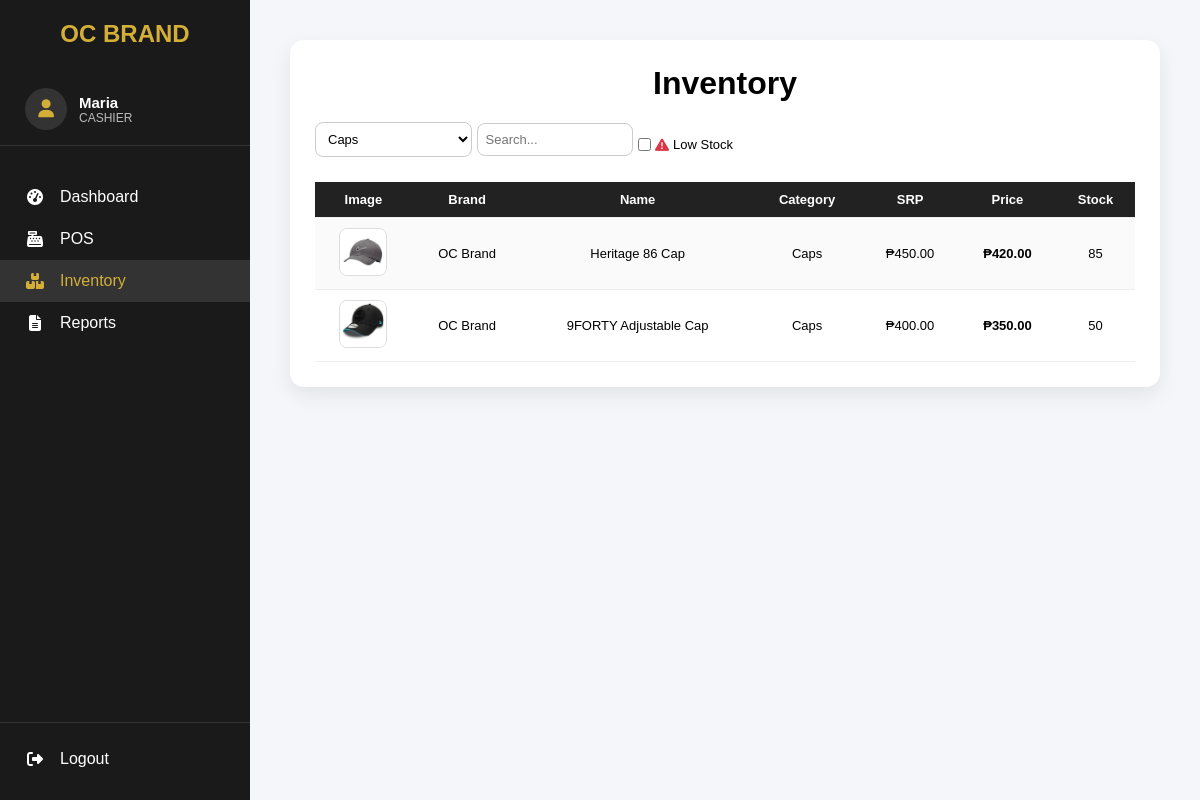
Page /cashier/inventory.php?category=Caps (signed in) on the earlier database version.
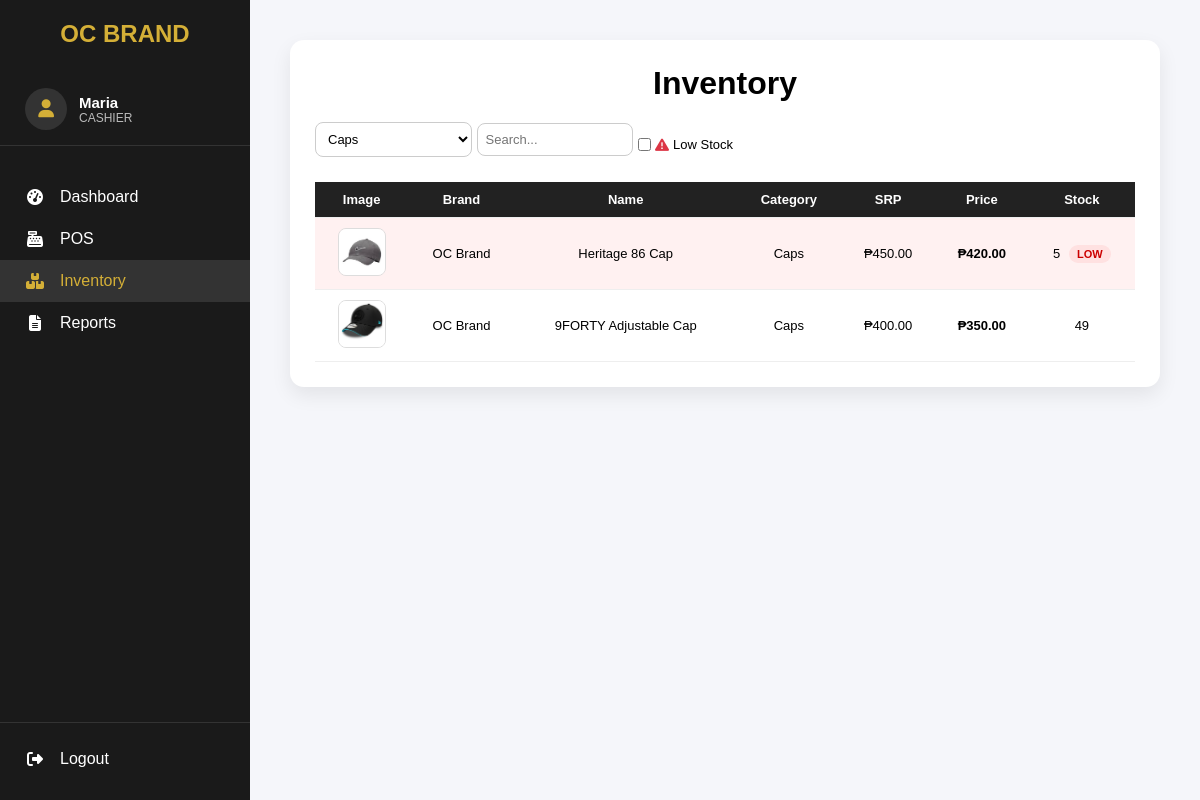
Same page on the later database version.
### tables this page shows
CREATE TABLE `products` (
  `id` int(11) NOT NULL,
  `brand` varchar(100) NOT NULL,
  `name` varchar(150) NOT NULL,
  `category` varchar(50) NOT NULL,
  `srp` decimal(10,2) NOT NULL,
  `price` decimal(10,2) NOT NULL,
  `quantity` int(11) NOT NULL,
  `image` text DEFAULT NULL,
  `created_at` timestamp NOT NULL DEFAULT current_timestamp()
);

### cashier/inventory.php (the view, shortened to what this page needs)
<?php
include "../db.php";
$category = $_GET['category'] ?? '';
$sql = "SELECT * FROM products WHERE 1";
if (!empty($category)) {
    $category = mysqli_real_escape_string($conn, $category);
    $sql .= " AND category = '$category'";
}
$sql .= " ORDER BY id DESC";
$result = mysqli_query($conn, $sql);
?>
<!DOCTYPE html>
<html lang="en">
<head>
<link rel="stylesheet" href="https://cdnjs.cloudflare.com/ajax/libs/font-awesome/6.5.0/css/all.min.css">
</head>
<body>
<?php include "sidebar.php"; ?>
<div class="main-content">
<div class="container">
<h1>Inventory</h1>
<div class="top-bar" style="justify-content:space-between">
<form method="GET" style="display:flex; align-items:center; gap:5px;">
    <select name="category">
        <?php
        $catResult = mysqli_query($conn, "SELECT name FROM categories ORDER BY name ASC");
        while ($catRow = mysqli_fetch_assoc($catResult)):
            $catName = $catRow['name'];
        ?>
            <option value="<?= htmlspecialchars($catName) ?>" <?= $category === $catName ? 'selected' : '' ?>>
                <?= htmlspecialchars($catName) ?>
            </option>
        <?php endwhile; ?>
    </select>
<input type="text" id="searchInput" name="search" placeholder="Search..." value="<?= htmlspecialchars($_GET['search'] ?? '') ?>">
<label style="display:flex; align-items:center; gap:4px; cursor:pointer; font-size:13px; white-space:nowrap;">
    <input type="checkbox" name="low_stock" value="1"
        <?= isset($_GET['low_stock']) ? 'checked' : '' ?>
        style="margin:0; vertical-align:middle;">
    <i class="fa-solid fa-triangle-exclamation" style="color:#dc3545; font-size:14px; line-height:1;"></i>
    <span style="line-height:1;">Low Stock</span>
</label>
</form>
</div>
<table>
<tr>
    <th>Image</th>
    <th>Brand</th>
    <th>Name</th>
    <th>Category</th>
    <th>SRP</th>
    <th>Price</th>
    <th>Stock</th>
</tr>
<?php while ($row = mysqli_fetch_assoc($result)): ?>
<?php
$image = !empty($row['image']) ? $row['image'] : 'uploads/no-image.png';
?>
<tr class="<?= ($row['quantity'] < 10) ? 'low-stock' : '' ?>">
<td>
    <img src="../<?= htmlspecialchars($image) ?>" alt="Product Image">
</td>
<td><?= htmlspecialchars($row['brand'] ?? '') ?></td>
<td><?= htmlspecialchars($row['name']) ?></td>
<td><?= htmlspecialchars($row['category']) ?></td>
<td>₱<?= number_format((float)$row['srp'], 2) ?></td>
<td><strong>₱<?= number_format((float)$row['price'], 2) ?></strong></td>
<td>
    <?= (int)$row['quantity'] ?>
    <?= $row['quantity'] < 10 ? '<span class="stock-badge">LOW</span>' : '' ?>
</td>
</tr>
<?php endwhile; ?>
</table>
</div>
</div>
</body>
</html>

Differences in the rows shown:
changed products "Heritage 86 Cap": quantity "85" → "5"; now shows "LOW"
changed products "9FORTY Adjustable Cap": quantity "50" → "49"
